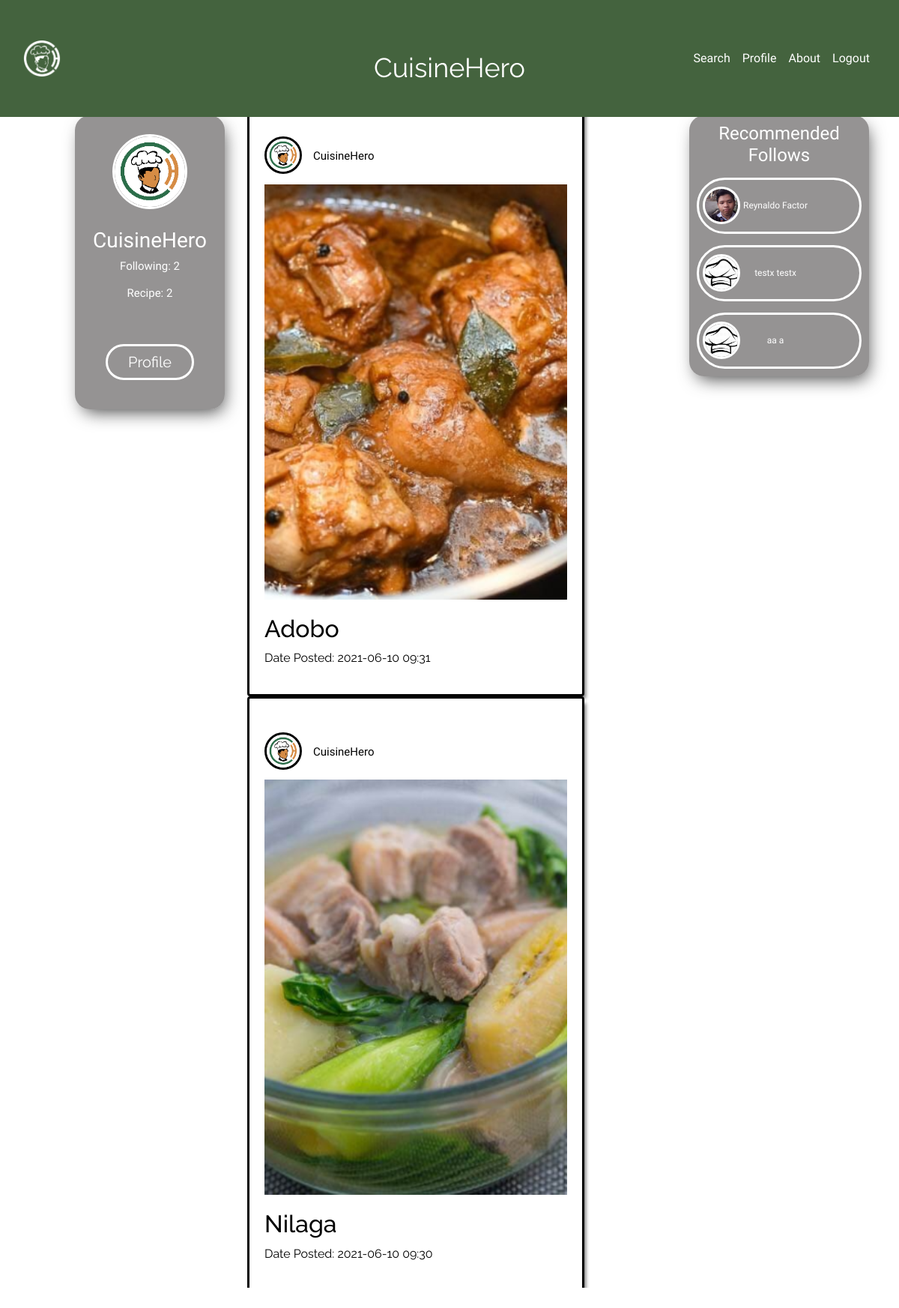
Screenshot of /feed.php (signed in) with the database file from the repository.
### tables this page shows
CREATE TABLE IF NOT EXISTS `acc` (
  `id` int(6) NOT NULL AUTO_INCREMENT,
  `firstname` varchar(30) NOT NULL,
  `lastname` varchar(30) NOT NULL,
  `email` varchar(30) NOT NULL,
  `pass` varchar(30) NOT NULL,
  `banner` varchar(100) DEFAULT NULL,
  `dispic` varchar(100) NOT NULL,
  `bio` text NOT NULL,
  `followno` int(10) NOT NULL,
  `recpno` int(10) NOT NULL,
  PRIMARY KEY (`id`)
);

CREATE TABLE IF NOT EXISTS `food` (
  `food_id` int(6) NOT NULL AUTO_INCREMENT,
  `author` varchar(50) NOT NULL,
  `food_name` varchar(30) NOT NULL,
  `food_img` varchar(255) NOT NULL,
  `cook_time` varchar(15) NOT NULL,
  `prep_time` varchar(15) NOT NULL,
  `video_link` tinytext NOT NULL,
  `proced` text NOT NULL,
  `nutri_info` text NOT NULL,
  `likes` int(10) NOT NULL,
  `regdate` timestamp NOT NULL DEFAULT current_timestamp(),
  PRIMARY KEY (`food_id`)
);

### feed_files/Post.php (the view, shortened to what this page needs)
<?php
$server = "localhost";
$username = "root";
$password = "";
$dbname = "food";
$con = mysqli_connect($server,$username,$password,$dbname);
$query = "SELECT * FROM food ORDER BY regdate Desc";
if ($result = $con->query($query)){
while($row = $result->fetch_assoc()){
    $food_id = $row['food_id'];
    $queryfood = "SELECT * FROM food WHERE food_id='$food_id'";
    $result1 = $con->query($queryfood);
        while($row1 = $result1->fetch_array()){
            $email1 = $row1['author'];
            echo '<div class="card">
            <a href="javascript:void(0)" class="link1" var="'.$row1['author'].'">
            <div class="dp">';
            $queryname = "SELECT * FROM acc WHERE email='$email1'";
            $result2 = $con->query($queryname);
            while ($row2 = $result2->fetch_array()){
            echo'
            <img src="Profile/images/'.$row2['dispic'].'">
            </div>
            <div class="usrnm">
            <p>'.$row2['firstname'].' '.$row2['lastname'].'';
            }
            $result1 = $con->query($queryfood);
            while($row1 = $result1->fetch_array()){
            echo '</p>
            </div></a>
            <a href="javascript:void(0)" class="link" var="'.$row['food_id'].'">
            <div class="foodpic">
            <img class="img-fluid" src="Ingredients/Images/'.$row1['food_img'].'">
            </div>
            <div class="foodlabel">
            <h2>'.$row1['food_name'].'</h2>
            <p>Date Posted: '.substr($row1['regdate'],0,16).'</p>
            </div>
            </a>
            </div>
            <form method="post" action="Profile/ingr-transfer.php"name="redirect" class="redirect">
            <input type="hidden" class="post" name="post" value="">
            <input type="submit" style="display: none;">
            </form>
            <form method="post" action="feed_files/to-profile.php" name="redirect1" class="redirect1">
            <input type="hidden" class="post1" name="post1" value="">
            <input type="submit" style="display: none;">
            </form>';
            }
        }
    }
}
?>

### feed.php (shortened to what this page needs)
<?php
    if(isset($_SESSION['firstname']) && isset($_SESSION['email'])){
    $server = "localhost";
    $username = "root";
    $password = "";
    $dbname = "food";
    $email = isset($_SESSION['email'])? $_SESSION['email'] : null;
    $con = mysqli_connect($server,$username,$password,$dbname);
    $query = "SELECT * FROM acc WHERE email = '$email'";
    if ($result = $con->query($query)){
        $row = mysqli_fetch_array($result);
?>
<!DOCTYPE html>
<html lang="en">
<head>
    <link rel="stylesheet" href="https://maxcdn.bootstrapcdn.com/bootstrap/4.5.2/css/bootstrap.min.css">
    <link rel="stylesheet" type="text/css" href="css files\feedstyle.css">
</head>
<header>
    <nav class="navbar navbar-expand-md" id="banner">
        <div class="container-fluid" id="banner1">
            <a class="navbar-brand" href="C:\Users\User\Documents\GitHub\CuisineHero\index.html"><img src="Images\logo white.png"></a>
            <div class="collapse navbar-collapse" id="collapsibleNavbar">
                <ul class="navbar-nav ml-auto">
                    <li class="nav-item">
                        <a class="nav-link" href="Search/search.php">Search</a>
                    </li>
                    <li class="nav-item">
                        <a class="nav-link" href="Profile/profile.php">Profile</a>
                    </li>
                    <li class="nav-item">
                        <a class="nav-link" href="#">About</a>
                    </li>
                    <li class="nav-item">
                        <a class="nav-link" href="DB/Logout.php">Logout</a>
                    </li>
                </ul>
        </div>
        <p class="navbar-center d-none d-md-block d-lg-block d-xl-block" id="navtext">CuisineHero</p>
    </nav>
</header>
<body>
            <div class="container-fluid" id="hey">
                <div class="row">
                    <div class="col-12 text-center" id="buffer">
                        <ul class="nav nav-tabs justify-content-center" role="tablist">
                            <li class="nav-item">
                              <a class="nav-link active" data-toggle="tab" href="#feed">Feed</a>
                            </li>
                            <li class="nav-item">
                              <a class="nav-link" data-toggle="tab" href="#postform">Add Post</a>
                            </li>
                        </ul>
                    </div>
                </div>
                <div class="tab-content">
                    <div id="feed" class="container tab-pane active"><br>
                        <div class="row" id="sec2">
                            <div class="col-lg-3 d-none d-lg-block d-xl-block" id="firstsec">
                                <div class="profcard float-right">
                                    <div class="prf">
                                        <div class="prfimg">
                                            <?php echo "<img class='image-fluid' src='Profile/images/".$row['dispic']."'>";?>
                                        </div>
                                        <div class="prfname">
                                            <?php echo '<h3>'.$row["firstname"].' '.$row["lastname"].'</h3>';?>
                                        </div>
                                        <div class="prfdata">
                                            <h5 class="buddycount">Following: <span><?php echo $row['followno'];?></span> <br> <br>  Recipe:<span> <?php echo $row['recpno'];?></span></h5>
                                        </div>
                                        <a href="Profile/profile.php" class="btn" role="button" id="profbtn"><span id="prftxt">Profile</span></a>
                                    </div>
                                </div>
                            </div>
                            <div class="col-lg-6 d-sm-12 d-flex justify-content-center" id="mainsec">
                            <div class="container-fluid">
                            <div class="row">
                                <div class="posts">
                                    <?php include 'feed_files/Post.php'?>
                                </div>
                                </div>
                            </div>
                            </div>
                            <div class="col-lg-3 d-none d-lg-block d-xl-block text-center" id="thirdsec">
                                <div class="community">
                                    <div class="comcard ">
                                        <h3>Recommended Follows</h3>
                                        <?php include 'feed_files/reco-fol.php'?>
                                    </div>
                                </div>
                            </div>
                        </div>
                    </div>
                </div>
            </div>
</body>
</html>
<?php
    }
    }
else {
    header('location:index.php');
    exit();
}
?>

### feed_files/reco-fol.php
<?php
$server = "localhost";
$username = "root";
$password = "";
$dbname = "food";
$con = mysqli_connect($server,$username,$password,$dbname);
$email = isset($_SESSION['email'])? $_SESSION['email']:null;
$sel = "SELECT * FROM acc WHERE email !='$email' ORDER By followno Desc";
$flag=0;
if($result=$con->query($sel)){
    while ($row=$result->fetch_array()){
        if ($flag <=2){
        $author=$row['email'];
        $sel1 = "SELECT * from follow_log WHERE email='$email' AND author='$author'";
        $result1=$con->query($sel1);
        $row1=$result1->fetch_array();
        if(!isset($row1['author'])){
        echo '<a href="javascript:void(0)" class="link1" var="'.$author.'">
        <div class="personcard justify-content-center;" style="cursor: pointer;"">
        <p class="usrnm2">'.$row['firstname'].' '.$row['lastname'].'</p>
        <div class="dp2">
            <img src="Profile/images/'.$row['dispic'].'">
        </div>
        </div></a><form method="post" action="feed_files/to-profile.php" name="redirect1" class="redirect1">
        <input type="hidden" class="post1" name="post1" value="">
        <input type="submit" style="display: none;">
        </form>';
        $flag++;
        }
    }}
}
?>

### css files/feedstyle.css (style rules this page uses)
* { margin: 0px; padding: 0px; box-sizing: border-box; scroll-behavior: smooth; }
#banner { position: fixed; display: flex; flex-direction: row; flex-wrap: wrap; background-color:rgb(68, 99, 62); justify-content: space-between; width: 100%; min-height: 8vh; z-index:9998; align-items: center; margin:auto; top: 0; }
.navbar-center { position: absolute; left: 50%; transform: translatex(-50%); margin-top: 2vh; }
#navtext { font-family: 'Raleway'; font-size: 3vw; color: white; transition: top .6s; }
.nav-link { text-decoration: none; color: white; display: flex; list-style: none; font-family: 'Krub'; }
.navbar-brand img { width: 50px; height: 50px; }
#buffer { position: relative; height: 110px; align-items: center; }
.nav-tabs { margin-top:80px; }
.nav-tabs > li > a { font-size:20px; color: black; }
.nav-tabs > li > a.active { background-color: black !important; border-radius: 25px; transition: ease .8s; }
.nav-tabs .nav-item.show .nav-link, .nav-tabs .nav-link.active { color: white; }
#sec2 { height:70vh; transition: ease .8s; }
#firstsec { height: max-content; text-align:center; }
#thirdsec { height: max-content; }
#mainsec { display: block; margin: auto; height: 81vh; overflow-y: auto; overflow-x: hidden; }
.profcard { align-items: center; }
.prf { margin-top:20px; border-radius: 20px; background-color: rgba(66, 63, 63, 0.562); height: max-content; width:200px; box-shadow: 4px 9px 23px -6px rgba(0,0,0,0.75); -webkit-box-shadow: 4px 9px 23px -6px rgba(0,0,0,0.75); -moz-box-shadow: 4px 9px 23px -6px rgba(0,0,0,0.75); }
.prfimg { position: relative; width:100px; height: 100px; border: solid white; border-radius: 100px; overflow: hidden; top: 25px; left:25%; margin-bottom: 50px; }
.prfimg img { width: 100%; height: 100%; }
.prfname { font-family: 'Krub'; color: white;; }
.prfdata { margin-bottom: 20px; }
.prfdata h5 { font-family: 'Krub'; color: white; font-size: 15px; }
#profbtn { border: white; border-style: solid; border-radius: 100px; text-decoration: none; margin: 2vh; transition: ease .8s; }
#prftxt { font-family: 'Raleway'; font-size:20px; color:white; padding:15px; transition: ease .8s; }
.card { border: solid black; height: max-content; width: auto; padding:20px; margin-bottom:20px; box-shadow: 5px 6px 5px -3px rgba(0,0,0,0.55); -webkit-box-shadow: 5px 6px 5px -3px rgba(0,0,0,0.55); -moz-box-shadow: 5px 6px 5px -3px rgba(0,0,0,0.55); cursor: pointer; }
.card { border: solid black; height: max-content; width: auto; padding:20px; margin-bottom:20px; box-shadow: 5px 6px 5px -3px rgba(0,0,0,0.55); -webkit-box-shadow: 5px 6px 5px -3px rgba(0,0,0,0.55); -moz-box-shadow: 5px 6px 5px -3px rgba(0,0,0,0.55); cursor: pointer; margin-left:30px ; }
.dp { position: relative; width:50px; height:50px; border: solid black; border-radius: 25px; overflow: hidden; top: 25px; margin-bottom: 50px; }
.dp img { max-width:100%; max-height:100%; }
.usrnm { position: relative; left: 65px; top:-60px; }
.usrnm p { font-family: 'Krub'; font-size: 15px; }
.foodpic { margin-top:-50px; margin-bottom:20px; width:auto; height: auto; overflow: hidden; }
.foodpic img { max-width:100%; max-height:100%; }
.foodlabel { font-family: 'Raleway'; }
.card a:link,.card a:visited,.card a:hover,.card a:active { text-decoration: none; color: black; }
@media (max-width: 1295px) { .card { margin: 0px; } }
.community { padding: 20px; }
.comcard { text-align: center; height:100%; width: 300px; padding: 10px; border-radius: 20px; background-color: rgba(66, 63, 63, 0.562); box-shadow: 4px 9px 23px -6px rgba(0,0,0,0.75); -webkit-box-shadow: 4px 9px 23px -6px rgba(0,0,0,0.75); -moz-box-shadow: 4px 9px 23px -6px rgba(0,0,0,0.75); }
.comcard h3 { font-family: 'Krub'; color: white; font-size: 2vw; }
.personcard { margin-right:50px; width: 100%; height: max-content; border: solid white; padding: 10px; margin-top: 15px; border-radius: 50px; display: flex; justify-content: center; align-items: center; }
.dp2 { position: absolute; width:50px; height:50px; border: solid white; border-radius: 25px; overflow: hidden; left:53px }
.dp2 img { max-width:100%; max-height:100%; }
.usrnm2 { padding-top: 15px; padding-right: 10px;; font-family: 'Krub'; font-size: 1vw; color: white; }
@media (max-width: 1295px) { .comcard { height:100%; max-width: 20vw; } }

### rows the page displays
acc: dispic (picture), firstname "CuisineHero", followno "2", recpno "2"
food: food_img (picture), food_name "Adobo", regdate "2021-06-10 09:31"
food: food_img (picture), food_name "Nilaga", regdate "2021-06-10 09:30"
acc: firstname "Reynaldo", lastname "Factor", dispic (picture)
acc: firstname "testx", lastname "testx", dispic (placeholder picture)
acc: firstname "aa", lastname "a", dispic (placeholder picture)
